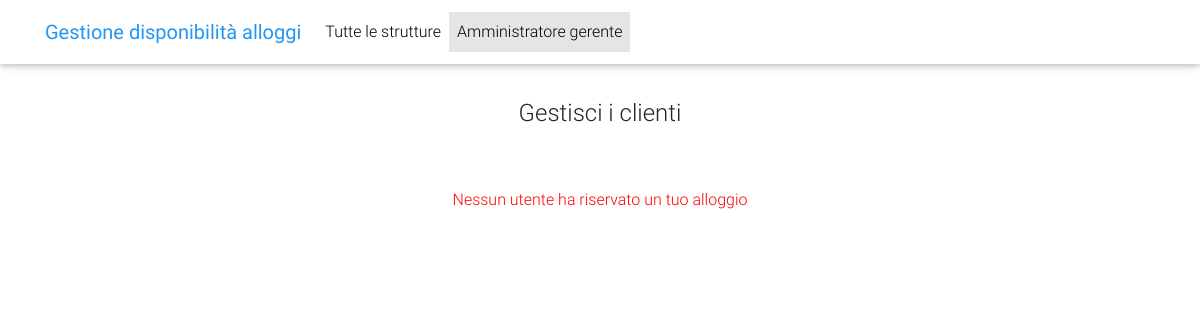
/Codice/gestisci-clienti.php (signed in), run on an earlier commit of the app's database.
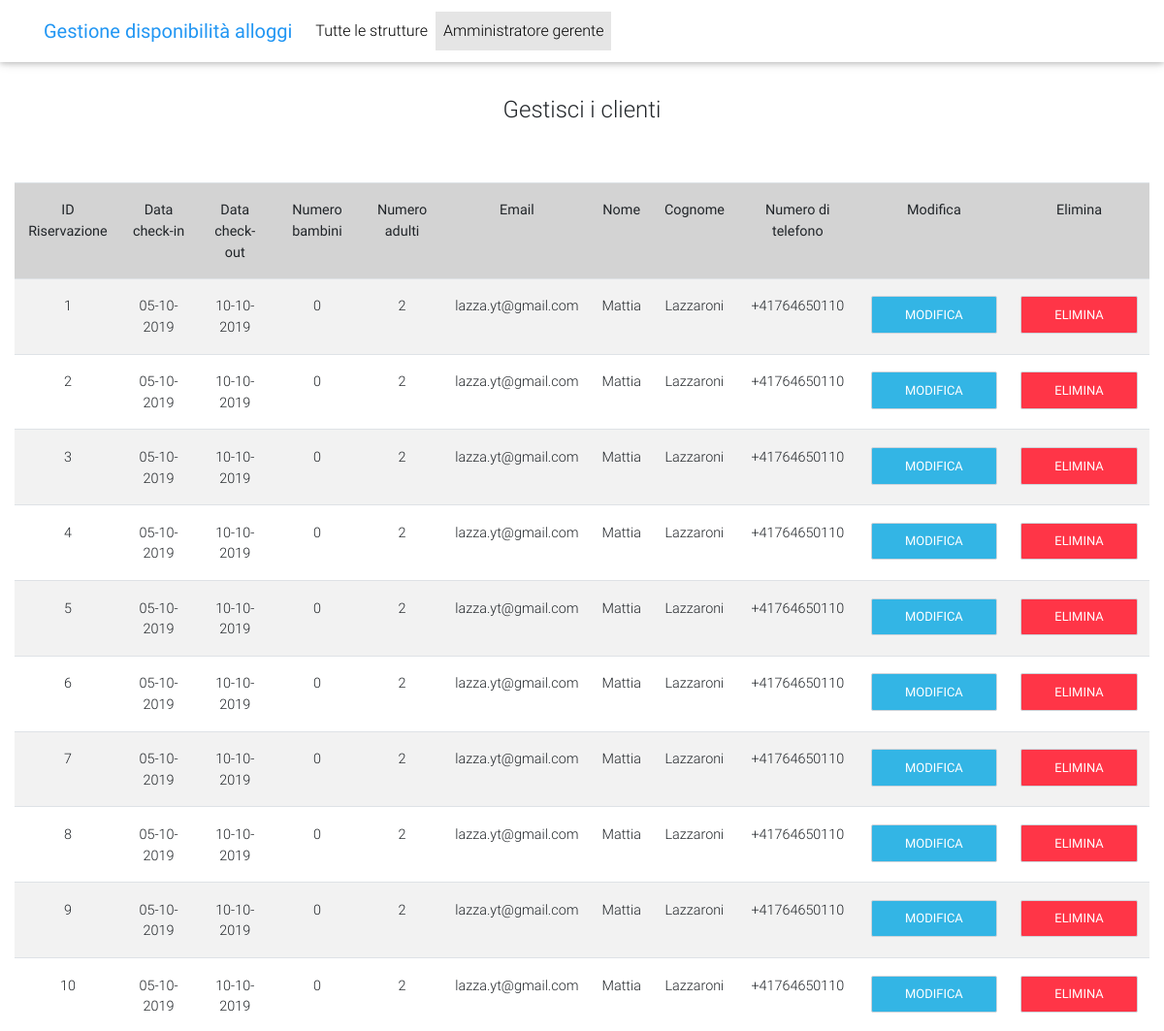
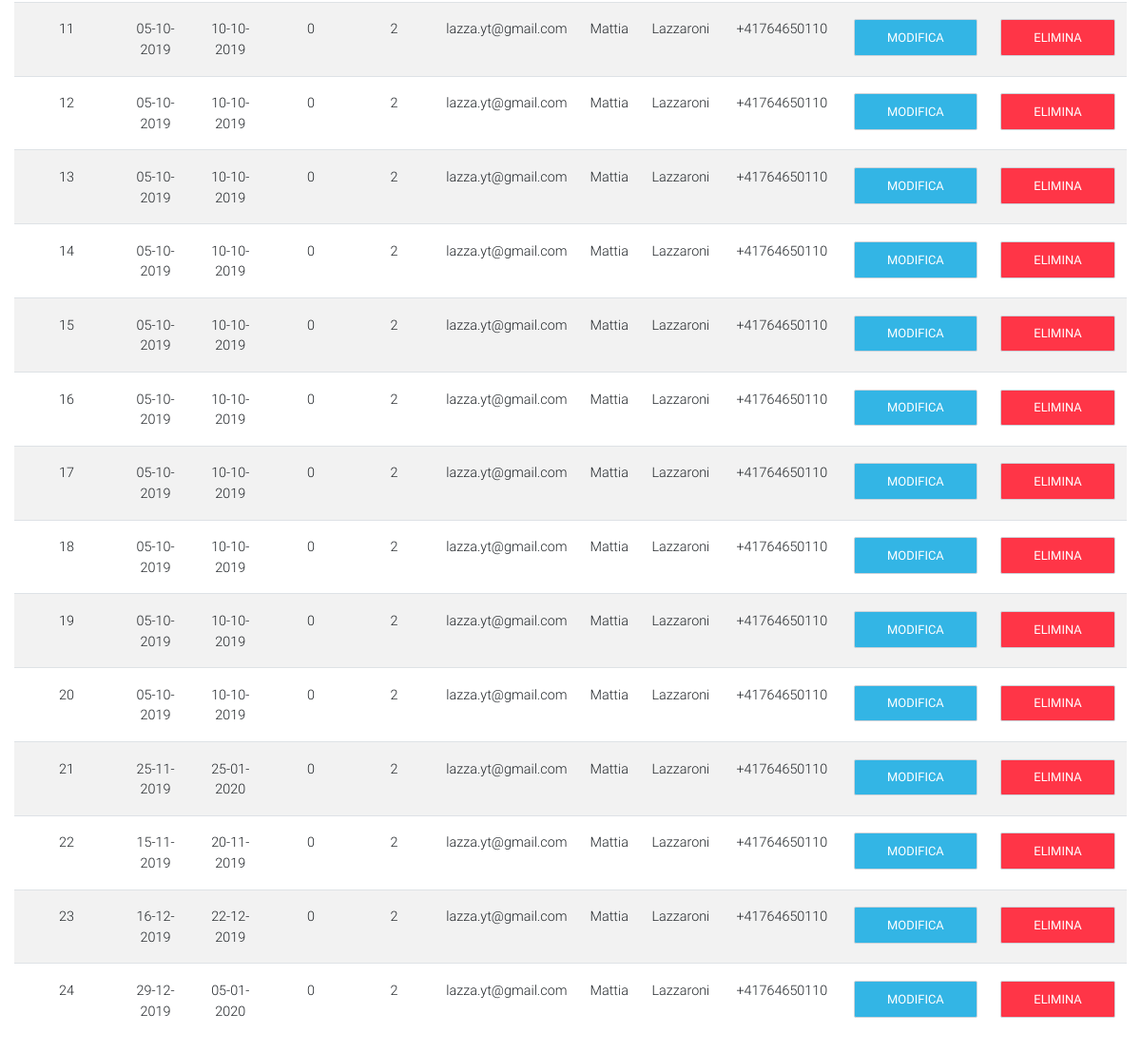
And on a later commit of the database (2 pictures, top to bottom).
### tables this page shows
create table riservazione(
	id int primary key auto_increment,
    data_checkin date not null,
    data_checkout date not null,
    id_camera int not null,
    email_utente varchar(50) not null,
    foreign key(id_camera) references camera(id),
    foreign key(email_utente) references utente(email)
);

create table camera(
	id int primary key auto_increment,
    numero_bambini int not null,
    numero_adulti int not null,
    id_alloggio int not null,
    email_gerente varchar(50) not null,
    foreign key(id_alloggio) references alloggio(id),
    foreign key(email_gerente) references alloggio(email_gerente)
);

create table utente(
	email varchar(30) primary key, 
    nome varchar(30) not null,
    cognome varchar(30) not null,
    password_utente varchar(255) not null,
    n_telefono varchar(20) not null,
    hash varchar(255) not null,
    is_active int(1) default 0
);

### Codice/gestisci-clienti.php (the view, shortened to what this page needs)
<?php
include('amministratore-gerente.php');
?>
<!DOCTYPE html>
<html>
<head>
    <link rel="stylesheet" href="https://use.fontawesome.com/releases/v5.8.2/css/all.css">
    <link href="css/bootstrap.min.css" rel="stylesheet">
    <link href="css/mdb.min.css" rel="stylesheet">
    <link href="css/style.min.css" rel="stylesheet">
</head>
<body class="container-fluid">
    <?php
    if (isset($_SESSION['amministratore_gerente'])) :
        ?>
        <header>
            <nav class="navbar fixed-top navbar-expand-lg navbar-light white scrolling-navbar">
                <div class="container">
                    <a class="navbar-brand waves-effect">
                        <strong class="blue-text">Gestione disponibilit&agrave; alloggi</strong>
                    </a>
                    <div class="collapse navbar-collapse" id="navbarSupportedContent">
                        <ul class="navbar-nav mr-auto">
                            <li class="nav-item">
                                <a class="nav-link waves-effect" href="index.php">Tutte le strutture
                                </a>
                            </li>
                            <li class="nav-item active">
                                <a class="nav-link waves-effect" href="amministratore-gerente.php">Amministratore gerente
                                </a>
                            </li>
                        </ul>
                    </div>
                </div>
            </nav>
        </header>
        <article class="card-body mx-auto" style="max-width:450px; margin-top:75px;">
            <form id="formClienti" method="post" action="gestisci-clienti.php">
                <h4 class="card-title mt-3 text-center">Gestisci i clienti</h4><br>
            </form>
        </article>
        <?php
            $clienti_query = "SELECT utente.email,
            utente.nome,
            utente.cognome,
            utente.password_utente,
            utente.n_telefono,
            riservazione.id,
            riservazione.data_checkin,
            riservazione.data_checkout,
            camera.numero_bambini,
            camera.numero_adulti
            FROM amministratore_gerente
            JOIN alloggio ON amministratore_gerente.email = alloggio.email_gerente
            JOIN camera ON alloggio.id = camera.id_alloggio
            JOIN riservazione ON camera.id = riservazione.id_camera
            JOIN utente ON riservazione.email_utente = utente.email
            WHERE amministratore_gerente.nome = '" . $_SESSION["nome_gerente"] . "'";
            $stmt = $db->prepare($clienti_query);
            $stmt->execute();
            if ($stmt->rowCount() > 0) {
                echo "<br><form id='formTabella' action='gestisci-clienti.php' method='post'><div class='table-responsive'>
                <table class='text-center table table-striped'>
            <tr style='background-color:#D3D3D3;'>
                <th>ID Riservazione</th>
                <th>Data check-in</th>
                <th>Data check-out</th>
                <th>Numero bambini</th>
                <th>Numero adulti</th>
                <th>Email</th>
                <th>Nome</th>
                <th>Cognome</th>
                <th>Numero di telefono</th>
                <th>Modifica</th>
                <th>Elimina</th>
            </tr>
            <tr>";
                for ($i = 1; $i < $stmt->rowCount() + 1; $i++) {
                    $row = $stmt->fetch(PDO::FETCH_NUM);
                    echo "<tr>
                    <td><input type='hidden' name='id' value='" . $i . "'>"
                        . $row[5] .
                        "</td>
                    <td><input type='hidden' name='checkin' value='" . $i . "'>"
                        . date("d-m-Y", strtotime($row[6])) .
                        "</td>
                    <td><input type='hidden' name='checkout' value='" . $i . "'>"
                        . date("d-m-Y", strtotime($row[7])) .
                        "</td>
                    <td><input type='hidden' name='bambini' value='" . $i . "'>"
                        . $row[8] .
                        "</td>
                    <td><input type='hidden' name='adulti' value='" . $i . "'>"
                        . $row[9] .
                        "</td>
                    <td><input type='hidden' name='email' value='" . $i . "'>"
                        . $row[0] .
                        "</td>
                    <td><input type='hidden' name='nome' value='" . $i . "'>"
                        . $row[1] .
                        "</td>
                    <td><input type='hidden' name='cognome' value='" . $i . "'>"
                        . $row[2] .
                        "</td><input type='hidden' name='password' value='" . $row[3] . "'>
                    <td><input type='hidden' name='telefono' value='" . $i . "'>"
                        . $row[4] .
                        "</td>
                <td>
                    <button id='modifica' value='" . $i . "' type='submit' name='modifica' class='btn btn-info btn-block'>Modifica</button>
                </td>
                <td>
                    <button id='elimina' value='" . $i . "' type='submit' name='elimina' class='btn btn-danger btn-block'>Elimina</button>
                </td>
                </tr>";
                }
                echo "</table></div></form>";
            } else {
                echo "<div class='text-error text-center'>
                <br><p style='color:red'>Nessun utente ha riservato un tuo alloggio</p>
                </div>";
            }
            ?>
    <?php endif; ?>
</body>
</html>

What changed in the data, as far as the page shows it:
now on this page (row edited): riservazione: id "1", data_checkin "05-10-2019", data_checkout "10-10-2019", id_camera.numero_bambini "0", id_camera.numero_adulti "2", email_utente.email "lazza.yt@gmail.com", email_utente.nome "Mattia", email_utente.cognome "Lazzaroni", email_utente.n_telefono "+41764650110"
now on this page (row edited): riservazione: id "2", data_checkin "05-10-2019", data_checkout "10-10-2019", id_camera.numero_bambini "0", id_camera.numero_adulti "2", email_utente.email "lazza.yt@gmail.com", email_utente.nome "Mattia", email_utente.cognome "Lazzaroni", email_utente.n_telefono "+41764650110"
now on this page (row edited): riservazione: id "3", data_checkin "05-10-2019", data_checkout "10-10-2019", id_camera.numero_bambini "0", id_camera.numero_adulti "2", email_utente.email "lazza.yt@gmail.com", email_utente.nome "Mattia", email_utente.cognome "Lazzaroni", email_utente.n_telefono "+41764650110"
now on this page (row edited): riservazione: id "4", data_checkin "05-10-2019", data_checkout "10-10-2019", id_camera.numero_bambini "0", id_camera.numero_adulti "2", email_utente.email "lazza.yt@gmail.com", email_utente.nome "Mattia", email_utente.cognome "Lazzaroni", email_utente.n_telefono "+41764650110"
added riservazione: id "5", data_checkin "05-10-2019", data_checkout "10-10-2019", id_camera.numero_bambini "0", id_camera.numero_adulti "2", email_utente.email "lazza.yt@gmail.com", email_utente.nome "Mattia", email_utente.cognome "Lazzaroni", email_utente.n_telefono "+41764650110"
added riservazione: id "6", data_checkin "05-10-2019", data_checkout "10-10-2019", id_camera.numero_bambini "0", id_camera.numero_adulti "2", email_utente.email "lazza.yt@gmail.com", email_utente.nome "Mattia", email_utente.cognome "Lazzaroni", email_utente.n_telefono "+41764650110"
added riservazione: id "7", data_checkin "05-10-2019", data_checkout "10-10-2019", id_camera.numero_bambini "0", id_camera.numero_adulti "2", email_utente.email "lazza.yt@gmail.com", email_utente.nome "Mattia", email_utente.cognome "Lazzaroni", email_utente.n_telefono "+41764650110"
added riservazione: id "8", data_checkin "05-10-2019", data_checkout "10-10-2019", id_camera.numero_bambini "0", id_camera.numero_adulti "2", email_utente.email "lazza.yt@gmail.com", email_utente.nome "Mattia", email_utente.cognome "Lazzaroni", email_utente.n_telefono "+41764650110"
added riservazione: id "9", data_checkin "05-10-2019", data_checkout "10-10-2019", id_camera.numero_bambini "0", id_camera.numero_adulti "2", email_utente.email "lazza.yt@gmail.com", email_utente.nome "Mattia", email_utente.cognome "Lazzaroni", email_utente.n_telefono "+41764650110"
added riservazione: id "10", data_checkin "05-10-2019", data_checkout "10-10-2019", id_camera.numero_bambini "0", id_camera.numero_adulti "2", email_utente.email "lazza.yt@gmail.com", email_utente.nome "Mattia", email_utente.cognome "Lazzaroni", email_utente.n_telefono "+41764650110"
added riservazione: id "11", data_checkin "05-10-2019", data_checkout "10-10-2019", id_camera.numero_bambini "0", id_camera.numero_adulti "2", email_utente.email "lazza.yt@gmail.com", email_utente.nome "Mattia", email_utente.cognome "Lazzaroni", email_utente.n_telefono "+41764650110"
added riservazione: id "12", data_checkin "05-10-2019", data_checkout "10-10-2019", id_camera.numero_bambini "0", id_camera.numero_adulti "2", email_utente.email "lazza.yt@gmail.com", email_utente.nome "Mattia", email_utente.cognome "Lazzaroni", email_utente.n_telefono "+41764650110"
added riservazione: id "13", data_checkin "05-10-2019", data_checkout "10-10-2019", id_camera.numero_bambini "0", id_camera.numero_adulti "2", email_utente.email "lazza.yt@gmail.com", email_utente.nome "Mattia", email_utente.cognome "Lazzaroni", email_utente.n_telefono "+41764650110"
added riservazione: id "14", data_checkin "05-10-2019", data_checkout "10-10-2019", id_camera.numero_bambini "0", id_camera.numero_adulti "2", email_utente.email "lazza.yt@gmail.com", email_utente.nome "Mattia", email_utente.cognome "Lazzaroni", email_utente.n_telefono "+41764650110"
added riservazione: id "15", data_checkin "05-10-2019", data_checkout "10-10-2019", id_camera.numero_bambini "0", id_camera.numero_adulti "2", email_utente.email "lazza.yt@gmail.com", email_utente.nome "Mattia", email_utente.cognome "Lazzaroni", email_utente.n_telefono "+41764650110"
added riservazione: id "16", data_checkin "05-10-2019", data_checkout "10-10-2019", id_camera.numero_bambini "0", id_camera.numero_adulti "2", email_utente.email "lazza.yt@gmail.com", email_utente.nome "Mattia", email_utente.cognome "Lazzaroni", email_utente.n_telefono "+41764650110"
added riservazione: id "17", data_checkin "05-10-2019", data_checkout "10-10-2019", id_camera.numero_bambini "0", id_camera.numero_adulti "2", email_utente.email "lazza.yt@gmail.com", email_utente.nome "Mattia", email_utente.cognome "Lazzaroni", email_utente.n_telefono "+41764650110"
added riservazione: id "18", data_checkin "05-10-2019", data_checkout "10-10-2019", id_camera.numero_bambini "0", id_camera.numero_adulti "2", email_utente.email "lazza.yt@gmail.com", email_utente.nome "Mattia", email_utente.cognome "Lazzaroni", email_utente.n_telefono "+41764650110"
added riservazione: id "19", data_checkin "05-10-2019", data_checkout "10-10-2019", id_camera.numero_bambini "0", id_camera.numero_adulti "2", email_utente.email "lazza.yt@gmail.com", email_utente.nome "Mattia", email_utente.cognome "Lazzaroni", email_utente.n_telefono "+41764650110"
added riservazione: id "20", data_checkin "05-10-2019", data_checkout "10-10-2019", id_camera.numero_bambini "0", id_camera.numero_adulti "2", email_utente.email "lazza.yt@gmail.com", email_utente.nome "Mattia", email_utente.cognome "Lazzaroni", email_utente.n_telefono "+41764650110"
added riservazione: id "21", data_checkin "25-11-2019", data_checkout "25-01-2020", id_camera.numero_bambini "0", id_camera.numero_adulti "2", email_utente.email "lazza.yt@gmail.com", email_utente.nome "Mattia", email_utente.cognome "Lazzaroni", email_utente.n_telefono "+41764650110"
added riservazione: id "22", data_checkin "15-11-2019", data_checkout "20-11-2019", id_camera.numero_bambini "0", id_camera.numero_adulti "2", email_utente.email "lazza.yt@gmail.com", email_utente.nome "Mattia", email_utente.cognome "Lazzaroni", email_utente.n_telefono "+41764650110"
added riservazione: id "23", data_checkin "16-12-2019", data_checkout "22-12-2019", id_camera.numero_bambini "0", id_camera.numero_adulti "2", email_utente.email "lazza.yt@gmail.com", email_utente.nome "Mattia", email_utente.cognome "Lazzaroni", email_utente.n_telefono "+41764650110"
added riservazione: id "24", data_checkin "29-12-2019", data_checkout "05-01-2020", id_camera.numero_bambini "0", id_camera.numero_adulti "2", email_utente.email "lazza.yt@gmail.com", email_utente.nome "Mattia", email_utente.cognome "Lazzaroni", email_utente.n_telefono "+41764650110"
Also different on the page:
text no longer shown: "Nessun utente ha riservato un tuo alloggio"
text now shown: "ID Riservazione Data check-in Data check-out Numero bambini Numero adulti Email Nome Cognome Numero di telefono Modifica Elimina"
